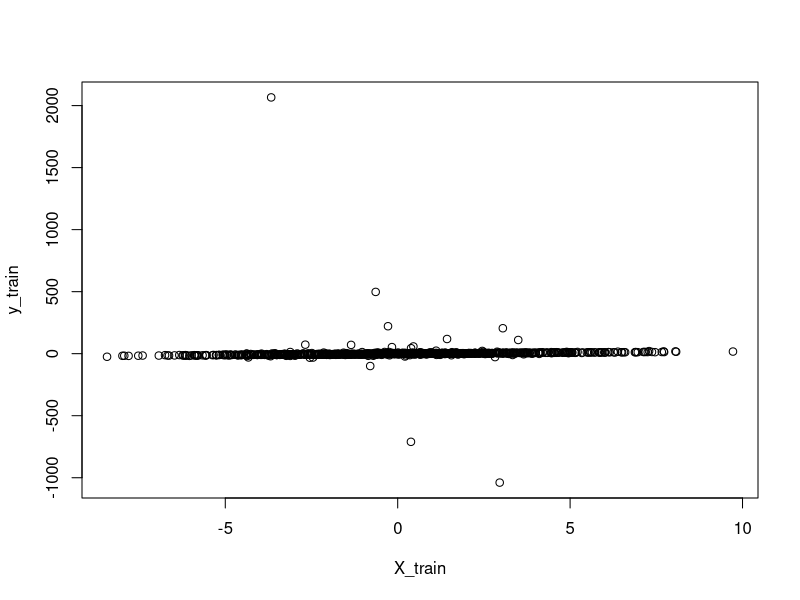
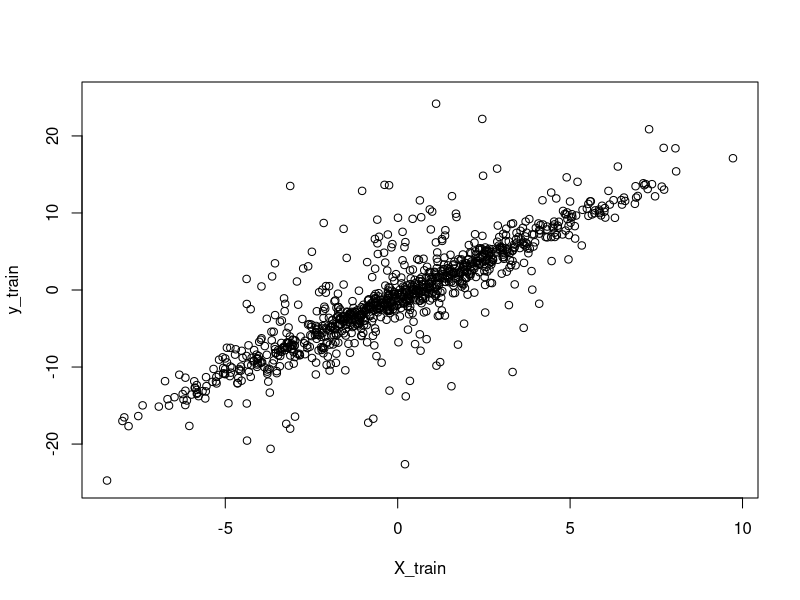

These figures' R source, in order: (Note: this script raises an error after producing the figures.)
set.seed(123)
X_train = rnorm(1000, mean = 0, sd = 3)
y_train = 2 * X_train - 1 + rcauchy(1000)
X_test = rnorm(1000, mean = 0, sd = 3)
y_test = 2 * X_test - 1 + rnorm(1000)

plot(X_train, y_train)
plot(X_train, y_train, ylim = c(-25, 25))

lin_mod <- lm(y_train ~ X_train)

library(MASS)

?rlm

robust_mod <- rlm(y_train ~ X_train)


mean( (lin_mod$coefficients[1] + lin_mod$coefficients[2] * X_test - y_test)^2)

mean ( (robust_mod$coefficients[1] + robust_mod$coefficients[2] * X_test - y_test)^2)


set.seed(123)
idx <- sample(1:10000, 5000)
A_train <- A[idx,]
A_test <- A[-idx,]

lin_height_mod <- lm(Height ~ Weight, data = A_train)
robust_height_mod <- rlm(Height ~ Weight, data = A_train)

mean( (lin_height_mod$coefficients[1] + lin_height_mod$coefficients[2] * A_test$Weight - A_test$Height)^2)
mean ( (robust_height_mod$coefficients[1] + robust_height_mod$coefficients[2] * A_test$Weight - A_test$Height)^2)


plot(u <- seq(-3, 3, .01), psi.huber(u, k = 1.345, deriv = 0)*u)

